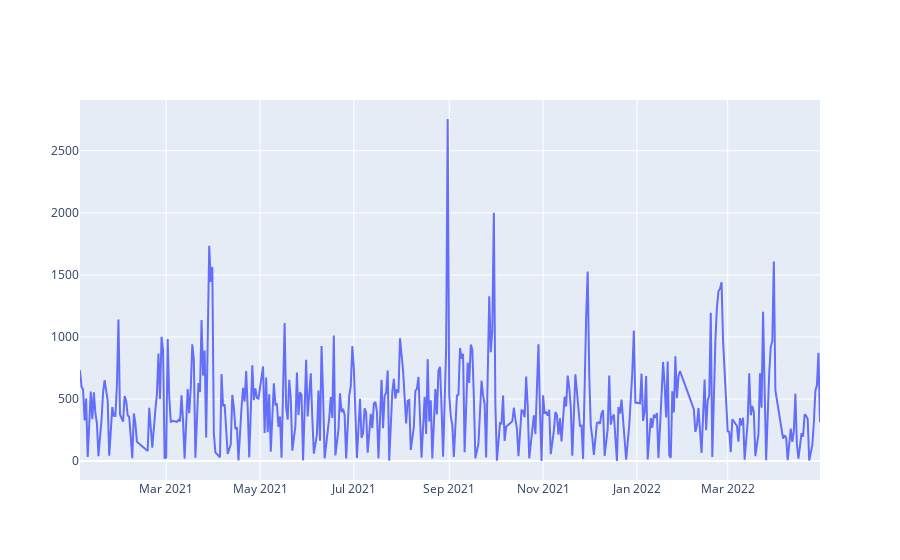

The cell this chart's notebook holds for it:
### Code cell
fig.show()

### Figure 1 — Plotly figure (JSON) as saved in the notebook; plotly's stock layout.template omitted (floating-point values rounded to 4 significant figures; data arrays with more than 128 entries replaced by an {"elided": "..."} marker saying what was removed)
{"data": [{"type": "scatter", "x": {"elided": "394 str values"}, "y": {"elided": "394 int values"}}], "layout": {}}
